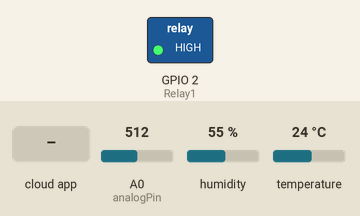
Recording of a sketch running on a simulated ESP8266 (NodeMCU). On the bench: switched loads named in the sketch (green lamp = pin HIGH). The inputs (shaded band) are chosen by the test bench; at power-on: A0 (analogPin) = 512, humidity 55 %, temperature 24 °C. WiFi joins after 1.5 s; servers stay silent unless stated; the Firebase database answers and starts empty; what the sketch prints to the serial monitor is not drawn.

Above: at 11.3 s.
11.4 s: the phone or cloud app sets MOTORSTATUS to 1
At 13.7 s:
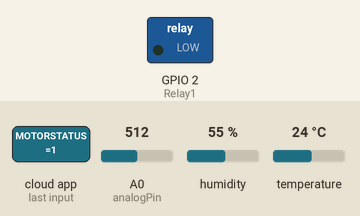
14.1 s: A0 (analogPin) set to 878
15.6 s: A0 (analogPin) set to 896
18.8 s: the phone or cloud app sets MOTORSTATUS to 0
At 19.9 s:
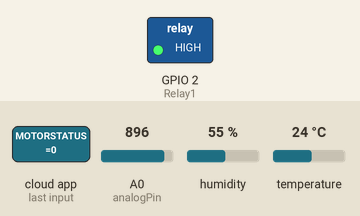
Timing chart, 0 to 21.7 s (numbered marks = the images above; inputs shaded):
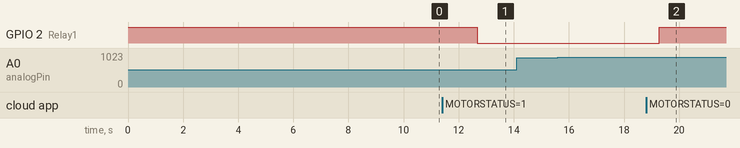

Measured:
- after the input at 11.4 s, GPIO 2 (Relay1): HIGH → LOW after 1.3 s
- after the input at 14.1 s, every drawn part: stays the same
- after the input at 15.6 s, every drawn part: stays the same
- after the input at 18.8 s, GPIO 2 (Relay1): LOW → HIGH after 0.48 s

The sketch:

irrigation.ino
```cpp
#include  <ESP8266WiFi.h>
#include <FirebaseArduino.h>
#include "DHT.h"

#define FIREBASE_HOST "sensor-99172.firebaseio.com"
#define FIREBASE_AUTH "W5NfuEPtAiQLIuphiXxuXfL7qN6EzjLDyqDTli9M"
#define WIFI_SSID "Wireless6201" // Change the name of your WIFI
#define WIFI_PASSWORD "networld" // Change the password of your WIFI

int analogPin=A0;
int analogval;
int soilpercentage;
int moisturepercentage;

#define DHTPIN 14    // Data Pin of DHT 11 , for NodeMCU D5 GPIO no. is 14
#define DHTTYPE DHT11   // DHT 11
DHT dht(DHTPIN, DHTTYPE);

int Relay1=2;  //D4
int rel1;

void setup() {

   Serial.begin(9600);
   pinMode(Relay1, OUTPUT);
   digitalWrite(Relay1,HIGH);
   WiFi.begin (WIFI_SSID, WIFI_PASSWORD);
   while (WiFi.status() != WL_CONNECTED) {
    delay(10000);
    Serial.print(".");
  }
  dht.begin();
  Serial.println ("");
  Serial.println ("WiFi Connected!");
  Firebase.begin(FIREBASE_HOST,FIREBASE_AUTH);
  Firebase.setInt("MOTORSTATUS",0);
}
void firebasereconnect()
{
  Serial.println("Trying to reconnect");
  Firebase.begin(FIREBASE_HOST, FIREBASE_AUTH);
}

void loop() {

  if (Firebase.failed()){
    Serial.print("setting number failed:");
    Serial.println(Firebase.error());
    firebasereconnect();
    return;
  }
  //DHT11

  int h = dht.readHumidity();
  int t = dht.readTemperature();  // Reading temperature as Celsius (the default)
  Serial.print("temp:  ");
  Serial.print(t);
  Serial.print("         ");
  Serial.print("Humidity:  ");
  Serial.println(h);
  Firebase.setInt ("Temp",t);
  Firebase.setInt ("Humidity",h);

  //MOISTURE SENSOR

  analogval=analogRead(analogPin);
  moisturepercentage=map(analogval,900,0,0,100);
  soilpercentage=100-moisturepercentage;


  if(soilpercentage>=0 && soilpercentage<=100){
    Serial.print("SOIL LEVEL: ");
    Serial.print(soilpercentage);
    Serial.print("         ");
    Firebase.setInt ("SOIL LEVEL",soilpercentage);
  }
  else if(soilpercentage>100){
    Serial.print("SOIL LEVEL:  0");
    Serial.print("         ");
    Firebase.setInt ("SOIL LEVEL",0);
  }
  else if(soilpercentage<0){
    Serial.print("SOIL LEVEL:  0");
    Serial.print("         ");
    Firebase.setInt ("SOIL LEVEL",0);
  }
  if(moisturepercentage>0 && moisturepercentage<100){
    Serial.print("MOISTURE LEVEL: ");
    Serial.print(moisturepercentage);
    Serial.println();
    Firebase.setInt ("MOISTURE LEVEL",moisturepercentage);
  }
  else if(moisturepercentage>100){
    Serial.print("MOISTURE LEVEL: 100");
    Serial.println();
    Firebase.setInt ("MOISTURE LEVEL",100);
  }
  else if(moisturepercentage<0){
    Serial.print("MOISTURE LEVEL:  0");
    Serial.println();
    Firebase.setInt ("MOISTURE LEVEL",0);
  }

  //MOTOR

  rel1=Firebase.getString("MOTORSTATUS").toInt();
  if(rel1==1){
  // If, the Status is 1, turn on the MOTOR
    digitalWrite(Relay1,LOW);
  }
  if(rel1==0){
  // If, the Status is 0, turn Off the Relay1

    digitalWrite(Relay1,HIGH);
  }

  delay(1000);
}
```
